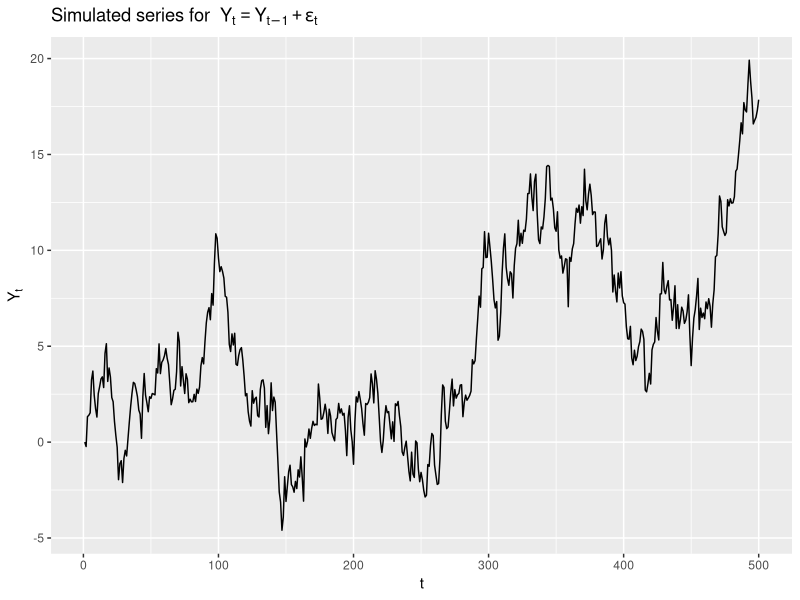
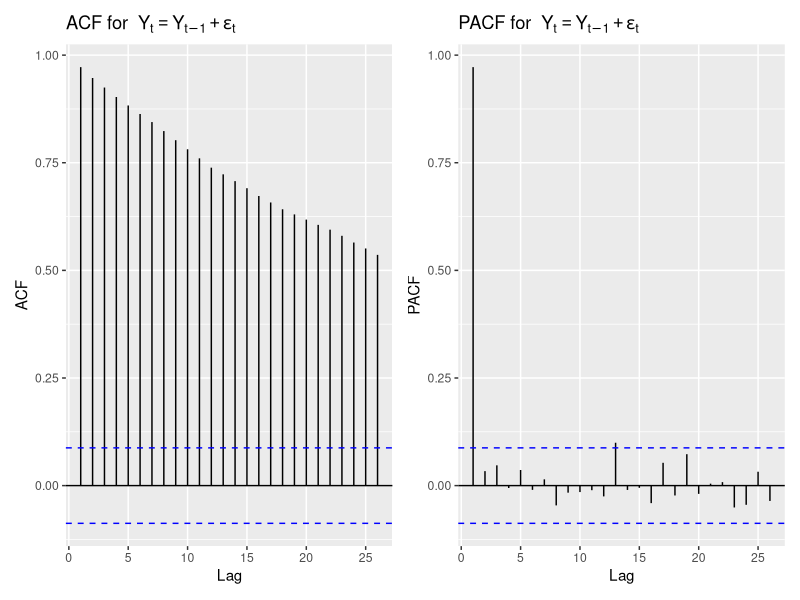

The R source for these figures, in order:
# Load necessary packages
library(ggplot2)
library(forecast)
library(patchwork)  # for combining ggplots side-by-side

## =====================================================
## 1. Prepare environment & set working directory
## =====================================================

# Set working directory (optional for RStudio users)
if (requireNamespace("rstudioapi", quietly = TRUE)) {
  setwd(dirname(rstudioapi::getActiveDocumentContext()$path))
}

## =====================================================
## 2. Simulate random walk process
##    Y_t = Y_{t-1} + epsilon_t
## =====================================================

set.seed(123)
n_samples <- 500
Y         <- numeric(n_samples)
epsilon   <- rnorm(n_samples, mean = 0, sd = 1)

# Random walk recursion
for (t in 2:n_samples) {
  Y[t] <- Y[t - 1] + epsilon[t]
}

## =====================================================
## 3. Time series plot
## =====================================================

ts_plot <- ggplot(data.frame(t = 1:n_samples, Y = Y),
                  aes(x = t, y = Y)) +
  geom_line() +
  ggtitle(
    expression("Simulated series for " ~
                 Y[t] == Y[t - 1] + epsilon[t])
  ) +
  xlab("t") +
  ylab(expression(Y[t]))

# Save time series plot as PNG
ggsave("random_walk_plot.png", ts_plot,
       width = 6, height = 4, dpi = 300)

## =====================================================
## 4. ACF and PACF plots
## =====================================================

acf_plot <- ggAcf(Y) +
  ggtitle(
    expression("ACF for " ~
                 Y[t] == Y[t - 1] + epsilon[t])
  )

pacf_plot <- ggPacf(Y) +
  ggtitle(
    expression("PACF for " ~
                 Y[t] == Y[t - 1] + epsilon[t])
  )

# Combine ACF and PACF into a single figure
acf_pacf_plot <- acf_plot + pacf_plot

# Save combined ACF/PACF plot as PNG
ggsave("rw_acf_pacf_plot.png", acf_pacf_plot,
       width = 12, height = 4, dpi = 300)
